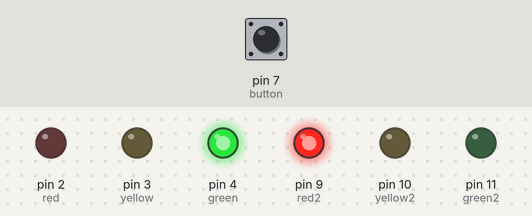
Bench run of a sketch on a simulated Arduino Uno, built with avr-gcc and run on an emulated ATmega328P. Parts: output pins drawn as LEDs (lit = HIGH). The inputs (shaded band) are chosen by the test bench; at power-on: pin 7 (button) LOW.

Above: at 1.2 s.
1.3 s: pin 7 (button) pulled HIGH for 0.15 s
At 1.6 s:
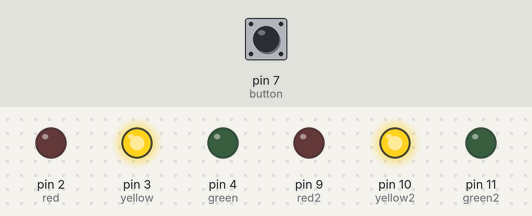
At 5.0 s:
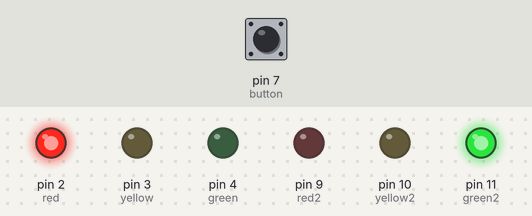
Timing chart, 0 to 10.4 s (numbered marks = the images above; inputs shaded):
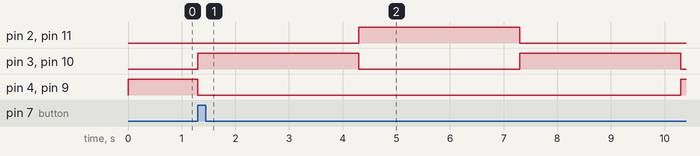

The sketch:

02.ino
```cpp
// C++ code
//
int red = 2;
int yellow = 3;
int green = 4;
int red2 = 9;
int yellow2 = 10;
int green2 = 11;
int button = 7;

void setup()
{
  pinMode(red, OUTPUT);
  pinMode(yellow, OUTPUT);
  pinMode(green, OUTPUT);
  pinMode(red2, OUTPUT);
  pinMode(yellow2, OUTPUT);
  pinMode(green2, OUTPUT);
  pinMode(button, INPUT);
}

void loop()
{
  digitalWrite(red, LOW);
  digitalWrite(yellow, LOW);
  digitalWrite(green, HIGH);
  digitalWrite(red2, HIGH);
  digitalWrite(yellow2, LOW);
  digitalWrite(green2, LOW);

  if (digitalRead (button)==HIGH)
               {
                 digitalWrite (red2, LOW);
                 digitalWrite (yellow2, HIGH);
                 digitalWrite (green2, LOW);
                 digitalWrite (red, LOW);
                 digitalWrite (yellow, HIGH);
                 digitalWrite (green, LOW);
                 delay(3000);

           digitalWrite (red2, LOW);
                 digitalWrite (yellow2, LOW);
                 digitalWrite (green2, HIGH);
                 digitalWrite (red, HIGH);
                 digitalWrite (yellow, LOW);
                 digitalWrite (green, LOW);
                 delay(3000);

           digitalWrite (red2, LOW);
                 digitalWrite (yellow2, HIGH);
                 digitalWrite (green2, LOW);
                 digitalWrite (red, LOW);
                 digitalWrite (yellow, HIGH);
                 digitalWrite (green, LOW);
                 delay(3000);
               }
}
```

Measured:
- after the input at 1.3 s, pin 2 (red), pin 11 (green2): LOW → HIGH after 3.0 s, → LOW 3.0 s later; pin 3 (yellow), pin 10 (yellow2): alternates HIGH for 3.0 s and LOW for 3.0 s, starting at once; pin 4 (green), pin 9 (red2): HIGH → LOW at once, → HIGH 9.0 s later
